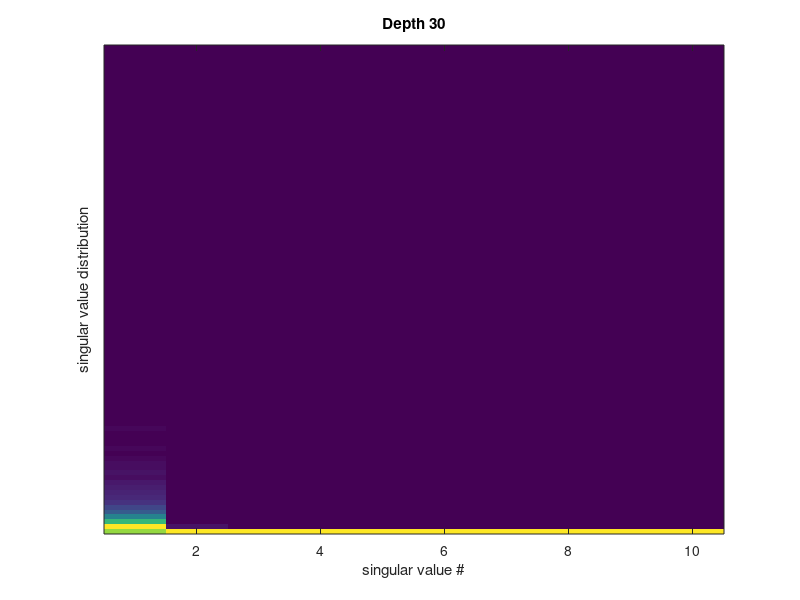
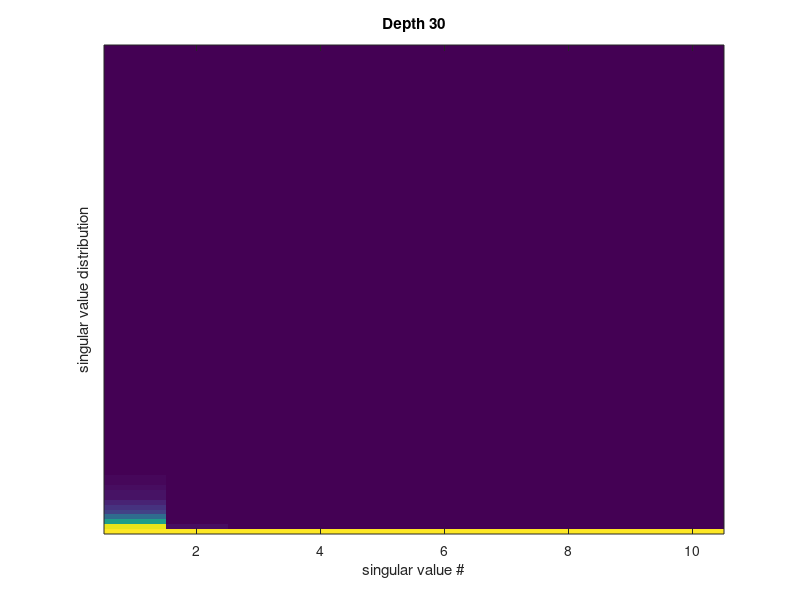

These figures' MATLAB source, in order:
% Code to characterize the distribution of the singular values as a
% function of number of products of independent Gaussian matrices.
%
% David Duvenaud
% August 2013

function deep_singular_value_dist

D = 10;    % Dimension of matrices
L = 30;   % Number of layers
n_samples = 4000;

lambdas = NaN(L, n_samples, D);
lambdas_c = NaN(L, n_samples, D);
for i = 1:n_samples
    
    % First layer only has D inputs.
    complete_jacob = randn(D); 
    complete_jacob_c = complete_jacob;
    lambdas(1, i, :) = svd( complete_jacob );  % Do SVD decomp.
    lambdas_c(1, i, :) = svd( complete_jacob_c );  % Do SVD decomp.
    for l = 2:L;
        % Generate a random 2DxD matrix for this layer's Jacobian
        new_jacob = randn(D, D);
        new_jacob_aug = randn(D, D);
        
        complete_jacob = new_jacob*complete_jacob;
        
        % Augment complete Jacobian with identity to denote that the input is
        % being fed in.
        new_complete_jacob_c = [complete_jacob_c, eye(D)] * [new_jacob; new_jacob_aug];
        complete_jacob_c = complete_jacob_c + new_complete_jacob_c;
                
        lambdas(l, i, :) = svd( complete_jacob );  % Do SVD decomp.
        lambdas_c(l, i, :) = svd( complete_jacob_c );  % Do SVD decomp.
    end
end

% Show histograms of ratios of largest singular values to second-largest.
for l = 1:L
    figure(1); clf; plot_hist(lambdas(l, :, :), D, l);
    figure(2); clf; plot_hist(lambdas_c(l, :, :), D, l);
    pause;
end

end

function plot_hist(cur_lambdas, D, l)
    n_bins = 100;

    hist_edges = linspace( 0, max(cur_lambdas(:)), n_bins);

    cur_image = NaN( n_bins, D );
    for d = 1:D
        % Make histogram
        counts = histc( squeeze( cur_lambdas(1, :, d )), hist_edges);
        cur_image( :, d) = counts ./ max(counts);
    end
    %hist(ratios(l, :), 20);
    imagesc(flipdim(cur_image, 1));
    xlabel( 'singular value #')
    ylabel( 'singular value distribution');
    set( gca, 'yTick', [] );
    title(['Depth ' int2str(l)]);
    
end
